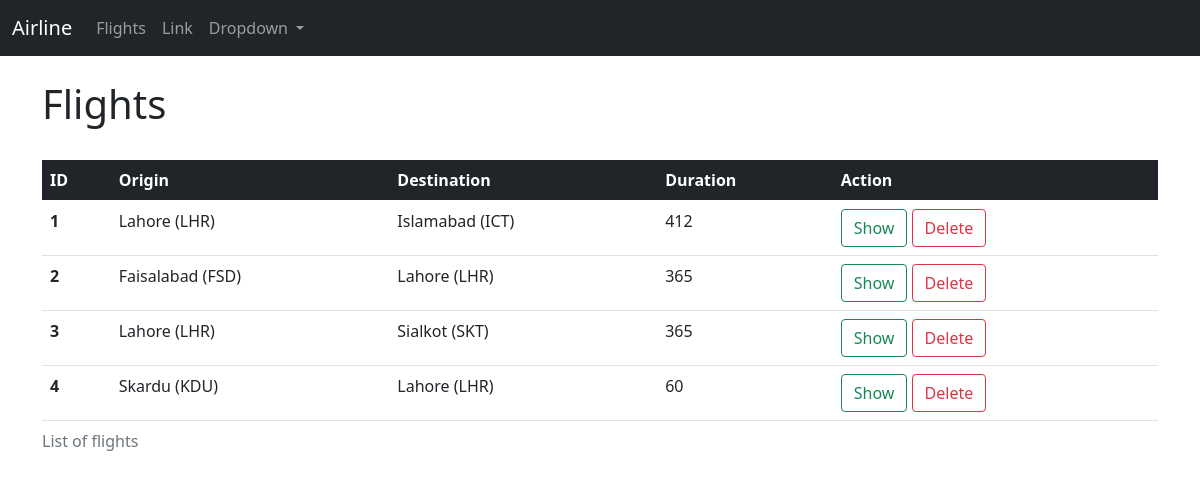
The app's page /flights/ with its own data.
### flights/models.py (models this page shows, shortened)
class Flight(models.Model):
  origin = models.ForeignKey(Airpot,on_delete=models.CASCADE,related_name="departures")
  destination = models.ForeignKey(Airpot,on_delete=models.CASCADE,related_name="arrivals")
  duration = models.IntegerField()

class Airpot(models.Model):
  code = models.CharField(max_length=3)
  city = models.CharField(max_length=64)
  def __str__(self):
      return f"{self.city} ({self.code})"

### flights/views.py (the view)
# urls.py: path('',views.index,name='index'),
def index(request):
  return render(request,'flights/index.html',{
    'flights' : Flight.objects.all()
  })

### flights/templates/flights/index.html
{% extends "flights/layout.html" %}
{% block body %}
  <br>
  <div class="container">
    <h1>Flights</h1>
    <br>
    <table class="table">
      <caption>List of flights</caption>
      <thead class="table-dark">
        <tr>
          <th scope="col">ID</th>
          <th scope="col">Origin</th>
          <th scope="col">Destination</th>
          <th scope="col">Duration</th>
          <th scope="col">Action</th>
        </tr>
      </thead>
      <tbody>
        {% for flight in flights %}
          <tr>
            <th scope="row">{{ flight.id }}</th>
            <td>{{ flight.origin }}</td>
            <td>{{ flight.destination }}</td>
            <td>{{ flight.duration }}</td>
            <td>
              <a type="button" class="btn btn-outline-success" href="{% url 'flights:show' flight.id %}">Show</a>
              <a type="button" class="btn btn-outline-danger" href="" >Delete</a>
            </td>
          </tr>
        {% endfor %}
      </tbody>
    </table>
  </div>
{% endblock %}

### flights/templates/flights/layout.html (shortened to what this page needs)
{% load static %}
<!DOCTYPE html>
<html lang="en">
<head>
  <link href="{% static 'flights/css/bootstrap.min.css' %}" rel="stylesheet">
</head>
<body>
  <nav class="navbar navbar-expand-lg navbar-dark bg-dark">
    <div class="container-fluid">
      <a class="navbar-brand" href="{% url 'home' %}">Airline</a>
      <div class="collapse navbar-collapse" id="navbarSupportedContent">
        <ul class="navbar-nav me-auto mb-2 mb-lg-0">
          <li class="nav-item">
            <a class="nav-link" aria-current="page" href="{% url 'flights:index' %}">Flights</a>
          </li>
          <li class="nav-item">
            <a class="nav-link" href="#">Link</a>
          </li>
          <li class="nav-item dropdown">
            <a class="nav-link dropdown-toggle" href="#" id="navbarDropdown" role="button" data-bs-toggle="dropdown" aria-expanded="false">
              Dropdown
            </a>
          </li>
        </ul>
      </div>
    </div>
  </nav>
  {% block body%}
  {% endblock %}
</body>
</html>

### records on screen
Flight: id "1", origin "Lahore (LHR)", destination "Islamabad (ICT)", duration "412"
Flight: id "2", origin "Faisalabad (FSD)", destination "Lahore (LHR)", duration "365"
Flight: id "3", origin "Lahore (LHR)", destination "Sialkot (SKT)", duration "365"
Flight: id "4", origin "Skardu (KDU)", destination "Lahore (LHR)", duration "60"
